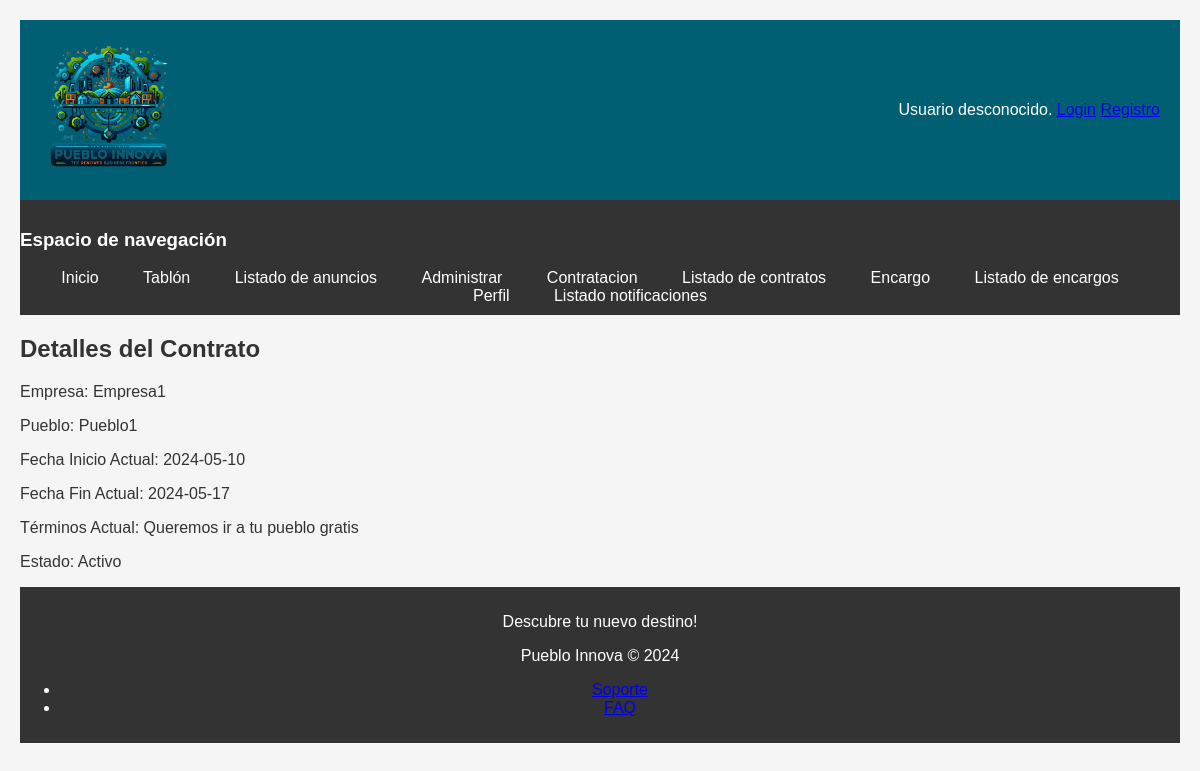
The app's page /contratoDetallado.php?id=1 with its own data.
### tables this page shows
CREATE TABLE `contratos` (
  `id` int(11) NOT NULL,
  `idEmpresa` int(11) NOT NULL,
  `idPueblo` int(11) NOT NULL,
  `fechaInicial` date NOT NULL,
  `fechaFinal` date NOT NULL,
  `terminos` varchar(256) NOT NULL,
  `estado` int(11) NOT NULL
);

CREATE TABLE `usuarios` (
  `id` int(11) NOT NULL,
  `nombreUsuario` varchar(30) NOT NULL,
  `password` varchar(70) NOT NULL,
  `nombre` varchar(50) NOT NULL,
  `rol` int(11) NOT NULL,
  `nombreImg` varchar(70) NOT NULL COMMENT 'Nombre la foto de perfil. Calcula la ruta en carpetas'
);

### contratoDetallado.php (called while the page is built, shortened)
<?php
require_once __DIR__ . '/includes/clases/Contrato.php';
require_once __DIR__ . '/includes/formularios/FormularioContratoDetalle.php';
$idContrato = isset($_GET['id']) ? $_GET['id'] : null;
$contrato = Contrato::buscaContratoPorId($idContrato);
$formulario = new FormularioContratoDetalle($idContrato);
$formularioHtml = $formulario->gestiona();
require __DIR__ . '/includes/vistas/plantillas/plantilla.php';
?>

### includes/clases/Empresa.php (called while the page is built, shortened)
<?php
class Empresa extends Usuario
{
    public static function buscaNombreEmpresa($idEmpresa)
    {
        $conn = Aplicacion::getInstance()->getConexionBd();
        $query = "SELECT nombreUsuario FROM usuarios WHERE id = ?";
        $stmt = $conn->prepare($query);
        $stmt->bind_param('i', $idEmpresa);
        if ($stmt->execute()) {
            $result = $stmt->get_result();
            if ($fila = $result->fetch_assoc()) {
                $nombreUsuario = $fila['nombreUsuario'];
                return $nombreUsuario;
            }
        }
        return null;
    }
}
?>

### includes/clases/Contrato.php (called while the page is built, shortened)
<?php
require_once __DIR__.'/../../includes/clases/Pueblo.php';
require_once __DIR__.'/../../includes/clases/Empresa.php';
class Contrato
{
    private $fechaInicial;
    private $fechaFinal;
    private $terminos;
    private $estado;
    public function __construct($idEmpresa, $idPueblo, $fechaInicial, $fechaFinal, $terminos, $estado = self::ESPERA_ESTADO, $id = null)
    {
        $this->fechaInicial = $fechaInicial;
        $this->fechaFinal = $fechaFinal;
        $this->terminos = $terminos;
        $this->estado = $estado;
    }
    public function getTerminos()
    {
        return $this->terminos;
    }
    public function getEstado()
    {
        return $this->estado;
    }
    public function getFechaInicial()
    {
        return $this->fechaInicial;
    }
    public function getFechaFinal()
    {
        return $this->fechaFinal;
    }
    public static function buscaContratoPorId($idContrato)
    {
        $conn = Aplicacion::getInstance()->getConexionBd();
        $query = sprintf("SELECT * FROM contratos WHERE id=%d", $idContrato);
        $rs = $conn->query($query);
        if ($rs) {
            if ($fila = $rs->fetch_assoc()) {
                return new Contrato($fila['idEmpresa'], $fila['idPueblo'], $fila['fechaInicial'], $fila['fechaFinal'], $fila['terminos'], $fila['estado'], $fila['id']);
            }
        }
        return null;
    }
}
?>

### includes/clases/Pueblo.php (called while the page is built, shortened)
<?php
class Pueblo extends Usuario
{
    public static function buscaNombrePueblo($idPueblo)
    {
        $conn = Aplicacion::getInstance()->getConexionBd();
        $query = "SELECT nombreUsuario FROM usuarios WHERE id = ?";
        $stmt = $conn->prepare($query);
        $stmt->bind_param('i', $idPueblo);
        if ($stmt->execute()) {
            $result = $stmt->get_result();
            if ($fila = $result->fetch_assoc()) {
                $nombreUsuario = $fila['nombreUsuario'];
                return $nombreUsuario;
            }
        }
        return null;
    }
}

### includes/formularios/FormularioContratoDetalle.php (the view, shortened to what this page needs)
<?php
require_once 'Formulario.php';
require_once __DIR__.'/../../includes/clases/Contrato.php';
class FormularioContratoDetalle extends Formulario
{
    private $idContrato;
    public function __construct($idContrato) {
        $this->idContrato = $idContrato;
    }
    protected function generaCamposFormulario(&$datos) {
        $contrato = Contrato::buscaContratoPorId($this->idContrato);
        $nombreEmpresa = Empresa::buscaNombreEmpresa($contrato->getIdEmpresa());
        $nombrePueblo = Pueblo::buscaNombrePueblo($contrato->getIdPueblo());
        $estadoContrato = $this->translateEstado($contrato->getEstado());
        $html = '<h2>Detalles del Contrato</h2>';
        $html .= "<p>Empresa: {$nombreEmpresa}</p>";
        $html .= "<p>Pueblo: {$nombrePueblo}</p>";
        $html .= "<p>Fecha Inicio Actual: {$contrato->getFechaInicial()}</p>";
        $html .= "<p>Fecha Fin Actual: {$contrato->getFechaFinal()}</p>";
        $html .= "<p>Términos Actual: {$contrato->getTerminos()}</p>";
        $html .= "<p>Estado: {$estadoContrato}</p>";
        $html .= '<div id="modifiableFields" style="display:none;">';
        $html .= '<label for="fechaInicial">Nueva Fecha Inicial:</label>';
        $html .= '<input type="date" id="fechaInicial" name="fechaInicial" value="' . $contrato->getFechaInicial() . '">';
        $html .= '<label for="fechaFinal">Nueva Fecha Final:</label>';
        $html .= '<input type="date" id="fechaFinal" name="fechaFinal" value="' . $contrato->getFechaFinal() . '">';
        $html .= '<label for="terminos">Nuevos Términos:</label>';
        $html .= '<textarea id="terminos" name="terminos">' . htmlspecialchars($contrato->getTerminos()) . '</textarea>';
        $html .= '</div>';
        $html .= '<div>';
        $html .= '<button type="submit" name="accion" value="enviarCambios" style="display:none;" id="enviarCambios">Enviar Cambios</button>';
        $html .= '</div>';
        return $html;
    }
    private function translateEstado($estado) {
        switch ($estado) {
            case Contrato::ACTIVO_ESTADO:
                return 'Activo';
        }
    }
}
?>

### css/prueba.css (style rules this page uses)
body { font-family: 'Arial', sans-serif; background-color: #f5f5f5; color: #333; padding: 20px; margin: 0; }

### records on screen
contratos: idEmpresa.nombreUsuario "Empresa1", idPueblo.nombreUsuario "Pueblo1", fechaInicial "2024-05-10", fechaFinal "2024-05-17", terminos "Queremos ir a tu pueblo gratis", estado "Activo"
